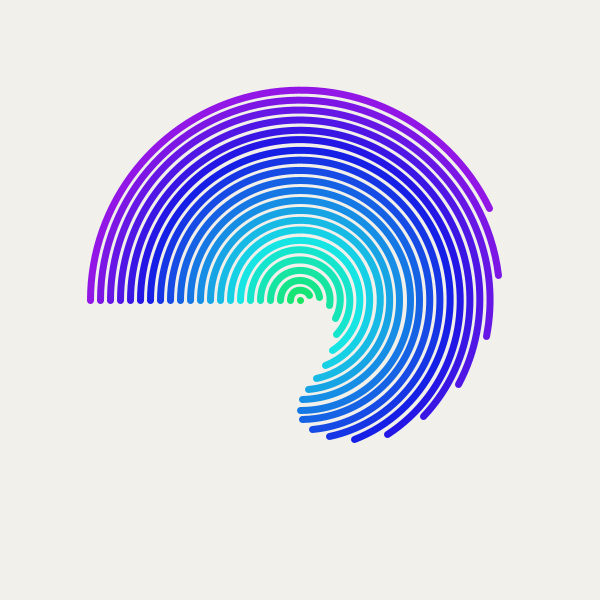
Frame 1 (no input)
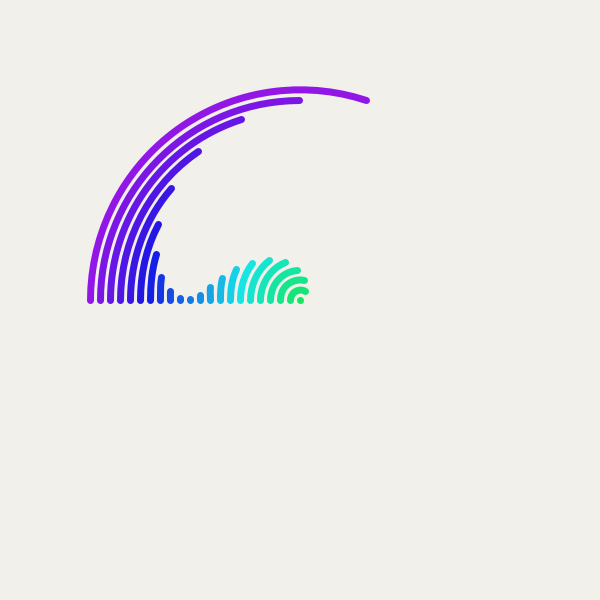
Frame 60 (the mouse pressed at the canvas centre just before this capture)
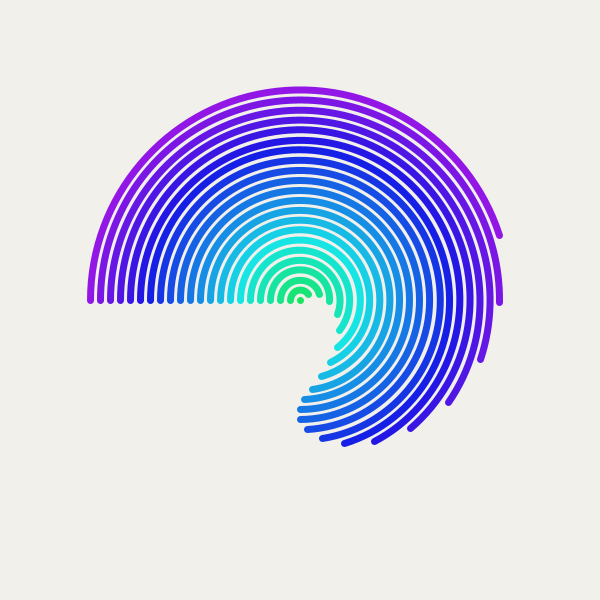
Frame 120 (the mouse held since frame 60 and released just before this capture)

The Processing sketch that drew these frames (run headless with seeded random() and noise(); from frame 60 on, the mouse is pressed at the canvas centre):

// Processing sketch: processing_152198
// ── processing_152198.pde

int num =22;
float step, sz, offSet, theta, angle;

void setup() {
  size(600, 600);
  strokeWeight(7);
  step = 20;
}

void draw() {
  background(#F1F0EB);
  translate(width/2, height*.5);
  angle=0;
  colorMode(HSB,255,100,100);
  for (int i=0; i<num; i++) {
    float s = map(i,0,num,100,200);
    stroke(s,90,90);
    noFill();
    sz = i*step;
    float offSet = TWO_PI/num*i;
    float arcEnd = map(sin(theta+offSet/2),-1,1, PI, TWO_PI+PI/2);
    arc(0, 0, sz, sz, PI, arcEnd);
  }
  colorMode(RGB);
  resetMatrix();
  theta += .0523; 
}
